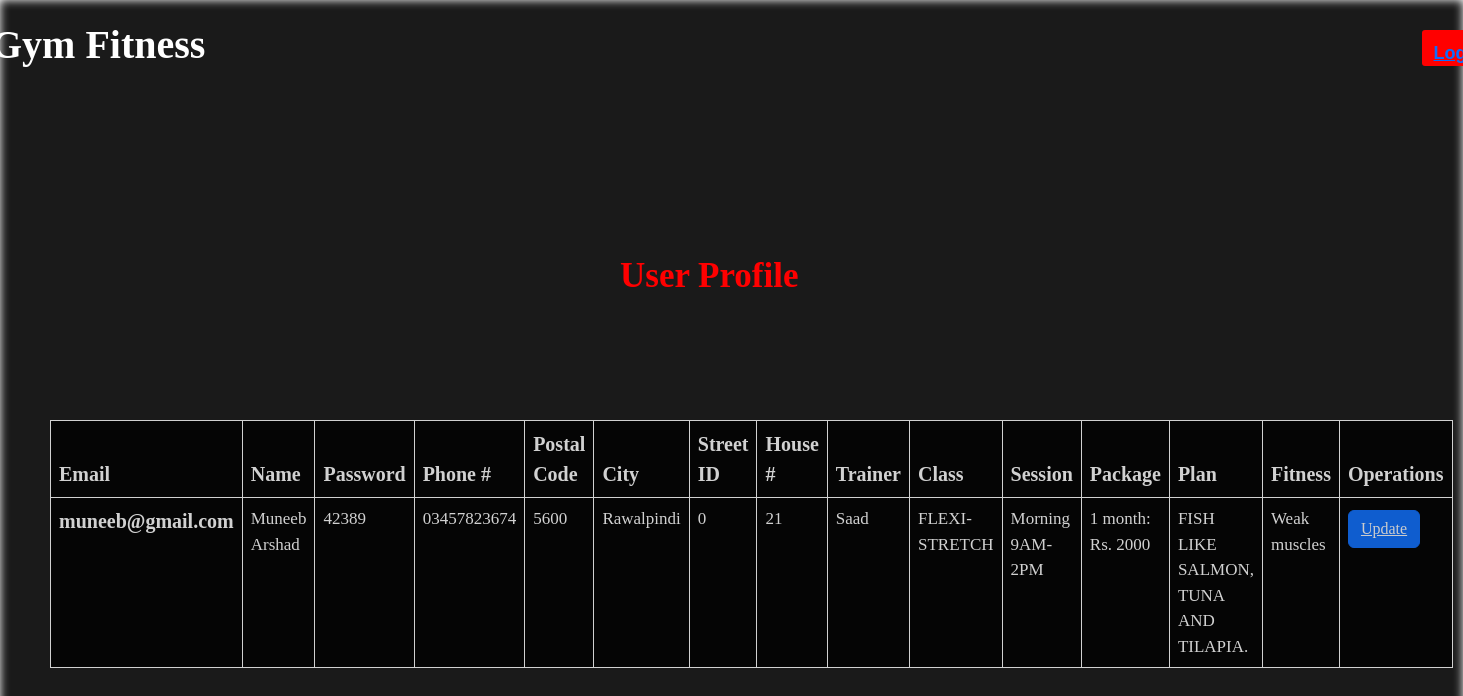
The app's page /userPanel.php (signed in) with its own data.
### tables this page shows
CREATE TABLE `user` (
  `userEmail` varchar(50) NOT NULL,
  `name` varchar(50) NOT NULL,
  `password` varchar(50) NOT NULL,
  `phoneNum` varchar(50) NOT NULL,
  `postacode` varchar(50) NOT NULL,
  `city` varchar(50) NOT NULL,
  `streetID` int(11) NOT NULL,
  `houseNum` int(11) NOT NULL,
  `sessionid` int(11) NOT NULL,
  `packageid` int(11) NOT NULL,
  `classid` int(11) NOT NULL,
  `trainerEmail` varchar(50) NOT NULL
);

CREATE TABLE `trainer` (
  `traineremail` varchar(50) NOT NULL,
  `trainername` varchar(50) NOT NULL,
  `password` varchar(50) NOT NULL,
  `phoneNum` varchar(50) NOT NULL,
  `postacode` varchar(50) NOT NULL,
  `city` varchar(50) NOT NULL,
  `streetID` varchar(50) NOT NULL,
  `houseNum` int(11) NOT NULL
);

CREATE TABLE `class` (
  `classid` int(11) NOT NULL,
  `classname` varchar(200) NOT NULL
);

CREATE TABLE `session` (
  `sessionid` int(11) NOT NULL,
  `sessionname` text NOT NULL
);

CREATE TABLE `package` (
  `packageid` int(11) NOT NULL,
  `packagename` varchar(200) NOT NULL
);

CREATE TABLE `plan` (
  `userEmail` varchar(50) NOT NULL,
  `planname` text DEFAULT NULL
);

CREATE TABLE `fitness` (
  `userEmail` varchar(50) NOT NULL,
  `fitnessstatus` text NOT NULL
);

### userPanel.php (the view, shortened to what this page needs)
<?php
$var = $_SESSION['email'];
include "dbconn.php";
?>
<!doctype html>
<html lang="en">
<head>
    <link rel="stylesheet" href="https://cdnjs.cloudflare.com/ajax/libs/font-awesome/6.1.1/css/all.min.css">
    <link href="https://cdn.jsdelivr.net/npm/bootstrap@5.2.0-beta1/dist/css/bootstrap.min.css" rel="stylesheet">
</head>
<body>
    <div class="contact-form">
        <button class="login" name="submit"><a href="home.php">Log out</button>
        <h2><i class="fa-solid fa-dumbbell" style="font-size:30px;color:red;"></i> Gym Fitness</h2>
    </div>
    <div class="container">
        <label class="titl"> User Profile</label>
        <table class="table" style="width:50%">
            <thead>
                <tr>
                    <th scope="col">Email</th>
                    <th scope="col">Name</th>
                    <th scope="col">Password</th>
                    <th scope="col">Phone #</th>
                    <th scope="col">Postal Code</th>
                    <th scope="col">City</th>
                    <th scope="col">Street ID</th>
                    <th scope="col">House #</th>
                    <th scope="col">Trainer</th>
                    <th scope="col">Class</th>
                    <th scope="col">Session</th>
                    <th scope="col">Package</th>
                    <th scope="col">Plan</th>
                    <th scope="col">Fitness</th>
                    <th scope="col">Operations</th>
                </tr>
            </thead>
            <tbody>
                <?php
                $sql = "select user.userEmail,user.name, user.password, user.phoneNum,user.postacode, user.city,user.streetID,user.houseNum,trainername,classname,sessionname,packagename,planname,fitnessstatus from (user join trainer on user.trainerEmail=trainer.traineremail join  class on user.classid = class.classid join session on user.sessionid = session.sessionid join  package on user.packageid = package.packageid join  plan on user.userEmail = plan.userEmail join  fitness on user.userEmail = fitness.userEmail) where user.userEmail = '$var';";
                $result = mysqli_query($con,$sql);
                if($result){
                    while($row = mysqli_fetch_assoc($result)){
                        $email = $row['userEmail'];
                        $name = $row['name'];
                        $password = $row['password'];
                        $phone = $row['phoneNum'];
                        $city = $row['city'];
                        $postal = $row['postacode'];
                        $street = $row['streetID'];
                        $house = $row['houseNum'];
                        $trainer = $row['trainername'];
                        $class = $row['classname'];
                        $session = $row['sessionname'];
                        $package = $row['packagename'];
                        $plan = $row['planname'];
                        $fitness = $row['fitnessstatus'];
                        echo '<tr>
                        <th scope="row">'.$email.'</th>
                        <td>'.$name.'</td>
                        <td>'.$password.'</td>
                        <td>'.$phone.'</td>
                        <td>'.$postal.'</td>
                        <td>'.$city.'</td>
                        <td>'.$street.'</td>
                        <td>'.$house.'</td>
                        <td>'.$trainer.'</td>
                        <td>'.$class.'</td>
                        <td>'.$session.'</td>
                        <td>'.$package.'</td>
                        <td>'.$plan.'</td>
                        <td>'.$fitness.'</td>
                        <td>
                     <button class = "btn btn-primary my-1"><a href="userUpdateOwnPro.php?updateid='.$email.'" class = "text-light">Update</a></button><br>
                 </td>
                    </tr>';
                    }
                }
                ?>
            </tbody>
        </table>
    </div>
</body>
</html>

### userPanel.php (style rules this page uses)
* { box-sizing: border-box; }
body { padding: 0; margin: 0; font-family: 'Poppins', sans-serif; }
body:before { content: ''; position: fixed; width: 100vw; height: 100vh; background: black; background-position: center center; background-image: url(pic.jpg); background-repeat: no-repeat; background-attachment: fixed; background-size: cover; opacity: 0.9; -webkit-filter: blur(5px); -moz-filter: blur(1px); }
.contact-form { display: inline-block; position: absolute; top: 10px; left: 50%; transform: translate(-50%, -50%); width: 1520px; height: 45px; padding: 80px 40px; background: transparent; }
.contact-form h2 { position: absolute; font-family: 'poppins', 'san-serif'; margin: 0; padding: 0 0 20px; font-weight: bolder; top: 91px; font-size: 40px; left: -28px; color: #fff; }
label { font-family: 'poppins', 'san-serif'; margin: 0; padding: 0 0 20px; color: white; position: relative; }
.contact-form .login { top: 100px; position: absolute; width: 90px; left: 1450px; height: 36px; font-size: 18px; font-weight: bold; padding: 10px; border: none; background: red; color: #fff; cursor: pointer; border-radius: 3px; }
table, th, td { padding: 8px; border: 1.23px solid; text-align: middle; }
table { column-width: 10px; position: absolute; top: 420px; left: 50px; opacity: 0.8; border-collapse: collapse; width: 900px; background: black; }
th { font-family: 'Poppins'; font-size: 20px; background-color: #04AA6D; color: white; }
td { font-family: 'Poppins'; font-size: 17px; background-color: #04AA6D; color: white; }
.container .titl { position: absolute; font-size: 35px; color: red; font-weight: bolder; left: 620px; top: 250px; }

### records on screen
user: userEmail "muneeb@gmail.com", name "Muneeb Arshad", password "42389", phoneNum "03457823674", postacode "5600", city "Rawalpindi", streetID "0", houseNum "21", trainerEmail.trainername "Saad", classid.classname "FLEXI-STRETCH", sessionid.sessionname "Morning 9AM-2PM", packageid.packagename "1 month: Rs. 2000", plan.planname "FISH LIKE SALMON, TUNA AND TILAPIA.", fitness.fitnessstatus "Weak muscles"
